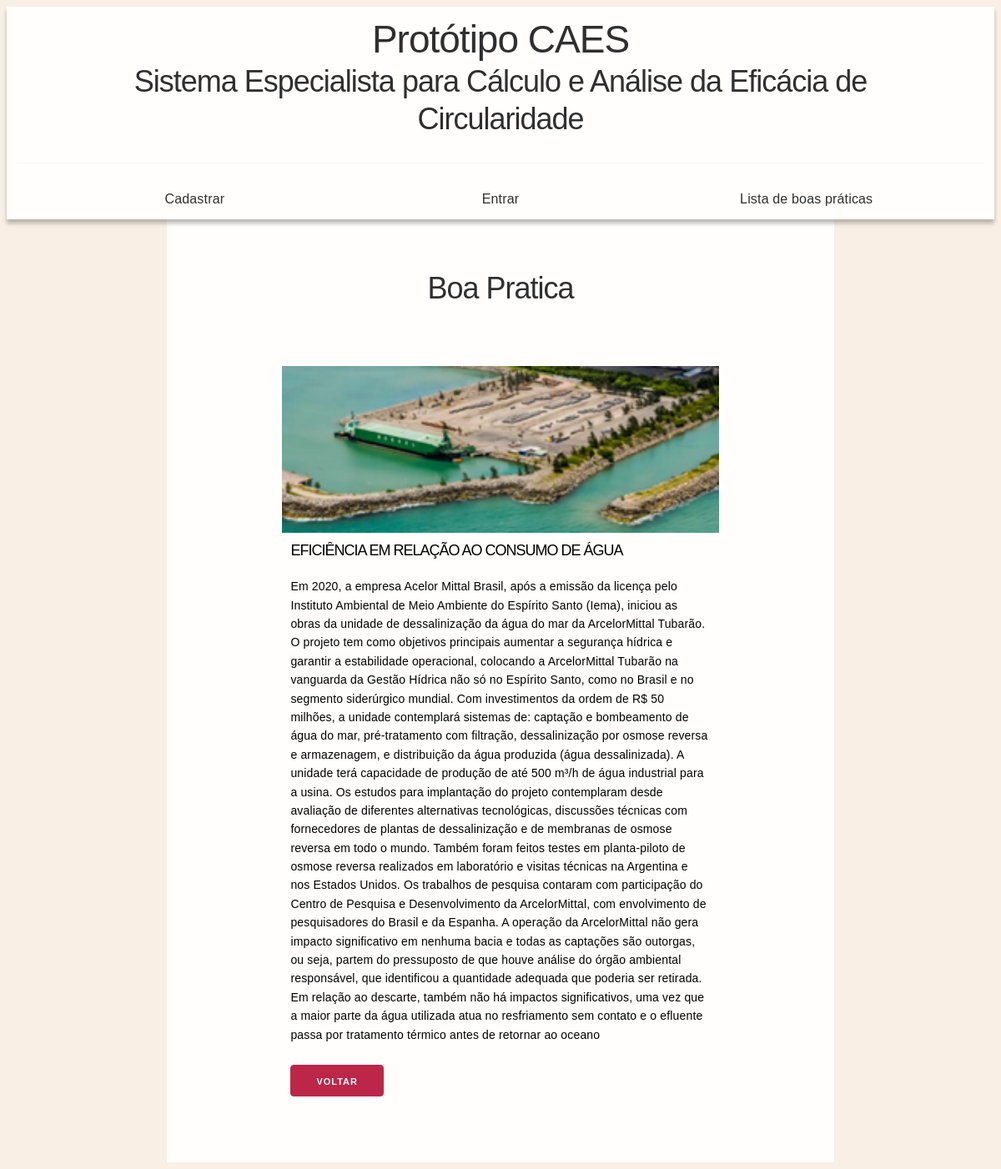
/boaspraticasdetalhada/1/, run on the app's committed database.
### wb/models.py (models this page shows, shortened)
class BoasPraticas(models.Model):
    questao = models.ForeignKey(Questionario, on_delete=models.CASCADE)
    titulo = models.CharField(max_length=200)
    descricao = models.TextField()
    imagem = models.ImageField(upload_to ='uploads/',blank=True,null=True,default=None)
    empresa = models.CharField(max_length=200,blank=True,null=True,default=None)
    segmento = models.ForeignKey(Segmento, on_delete=models.CASCADE,blank=True,null=True)
    estrategiacircular = models.ForeignKey(EstrategiaCircular, on_delete=models.CASCADE,blank=True,null=True,default=None)
    boapratica = models.CharField(max_length=400,blank=True,null=True,default=None)
    fonte = models.CharField(max_length=200,blank=True,null=True,default=None)
    acesso = models.CharField(max_length=400,blank=True,null=True,default=None)

### wb/views.py (the view)
# urls.py: path('boaspraticasdetalhada/<int:pk>/', views.boaspraticasdetalhada, name='boaspraticasdetalhada'),
def boaspraticasdetalhada(request, pk):
  boapratica = get_object_or_404(BoasPraticas, id=pk)
  try:
    empresa = Empresa.objects.filter(usuario=request.user).last()
  except TypeError:
  	empresa = None
  return render (request, 'wb/boapraticadetalhada.html', {'boapratica': boapratica,'empresa':empresa})

### wb/templates/wb/boapraticadetalhada.html (shortened to what this page needs)
{% extends 'wb/index.html' %}
{% block content %}
<h2> Boa Pratica </h2>
<br><br>
<div class="container">
<div class="card">
  <div class="image">
    <img src="{{ boapratica.imagem.url }}">
  </div>
  <div class="content">
    <h3 class="title">{{ boapratica.titulo }}</h3>
    <p class="description">{{ boapratica.descricao }}</p>
    <a href="{% url 'respostas' %}"><button>Voltar</button></a>
  </div>
</div>
</div>
{% endblock %}

### wb/static/wb/css.css (style rules this page uses)
*,*:after,*:before { box-sizing:inherit }
html { box-sizing:border-box;font-size:62.5% }
body { color:#606c76;font-family:'Roboto', 'Helvetica Neue', 'Helvetica', 'Arial', sans-serif;font-size:1.6em;font-weight:300;letter-spacing:.01em;line-height:1.6 }
.button,button,input[type='button'],input[type='reset'],input[type='submit'] { background-color:#bb2649;border:0.1rem solid #bb2649;border-radius:.4rem;color:#fff;cursor:pointer;display:inline-block;font-size:1.1rem;font-weight:700;height:3.8rem;letter-spacing:.1rem;line-height:3.8rem;padding:0 3.0rem;text-align:center;text-decoration:none;text-transform:uppercase;white-space:nowrap }
.container { margin:0 auto;max-width:112.0rem;padding:0 2.0rem;position:relative;width:100% }
a { color:#bb2649;text-decoration:none }
.button,button,dd,dt,li { margin-bottom:1.0rem }
blockquote,dl,figure,form,ol,p,pre,table,ul { margin-bottom:2.5rem }
p { margin-top:0 }
h1,h2,h3,h4,h5,h6 { font-weight:300;letter-spacing:-.1rem;margin-bottom:2.0rem;margin-top:0 }
h2 { font-size:3.6rem;line-height:1.25 }
h3 { font-size:2.8rem;line-height:1.3 }
img { max-width:100% }

### wb/templates/wb/boapraticadetalhada.html (style rules this page uses)
.image { width: 100%; height: 200px; background-color: #555; overflow: hidden; position: relative; }
.image img { width: 100%; height: 100%; object-fit: cover; transition: 0.3s; }
.content { padding: 10px; }
.title { color: black; font-size: 18px; }
.description { color: black; font-size: 14px; }

### data on the page
BoasPraticas: imagem (picture), titulo "EFICIÊNCIA EM RELAÇÃO AO CONSUMO DE ÁGUA", descricao "Em 2020, a empresa Acelor Mittal Brasil, após a emissão da licença pelo Instituto Ambiental de Meio Ambiente do Espírito Santo (Iema), iniciou as obras da unidade de dessalinização da água do mar da ArcelorMittal Tubarão. O projeto tem como objetivos principais aumentar a segurança hídrica e garantir a estabilidade operacional, colocando a ArcelorMittal Tubarão na vanguarda da Gestão Hídrica não só no Espírito Santo, como no Brasil e no segmento siderúrgico mundial. Com investimentos da ordem de R$ 50 milhões, a unidade contemplará sistemas de: captação e bombeamento de água do mar, pré-tratamento com filtração, dessalinização por osmose reversa e armazenagem, e distribuição da água…"
